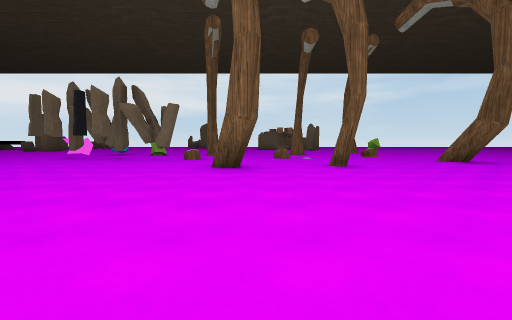
view 1 (above)

12 first-person views from a walk through a 3-D level made in the Unity game engine. The camera is 1.4 m above the floor, tilts 4° down and sees 90° across. The floor is counted in squares, 2.72 m on a side. Each view is taken from the middle of a square. On the plan, view 1 faces up. The plan holds only what a view shows up to about 9 squares ahead; the rest is blank. The place goes on beyond the plan. The player is left out. Some animated figures are not drawn. Some surface patterns are stand-ins.

view 2
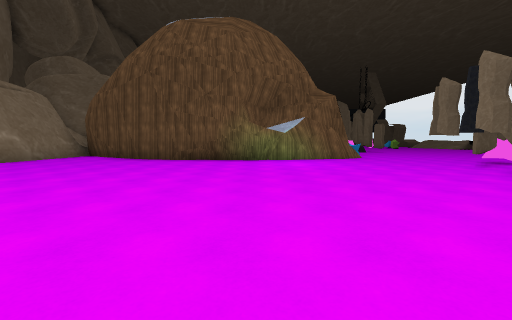

view 3
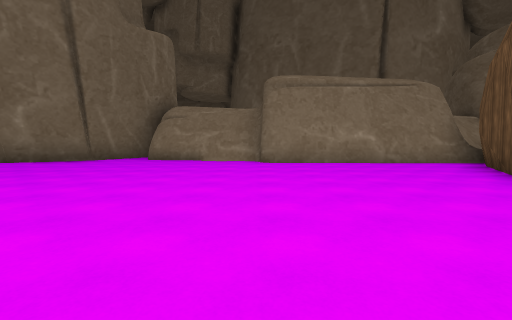

view 4
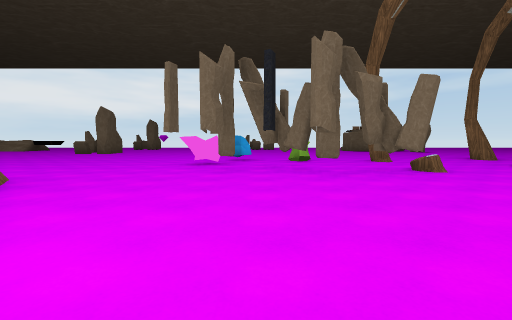

view 5
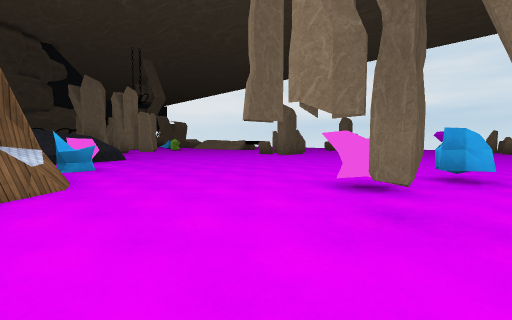

view 6
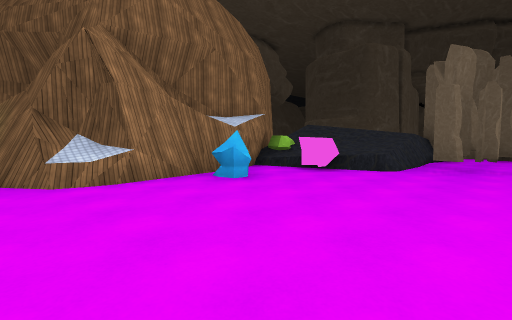

view 7
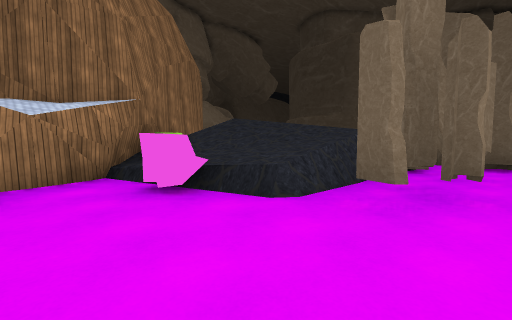

view 8
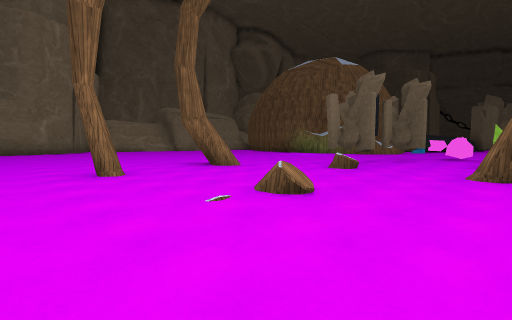

view 9
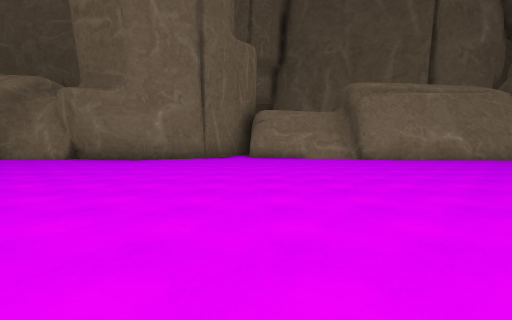

view 10
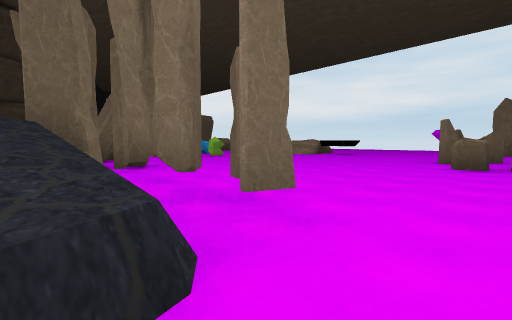

view 11
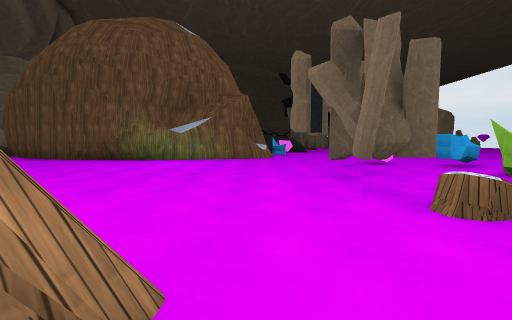

view 12
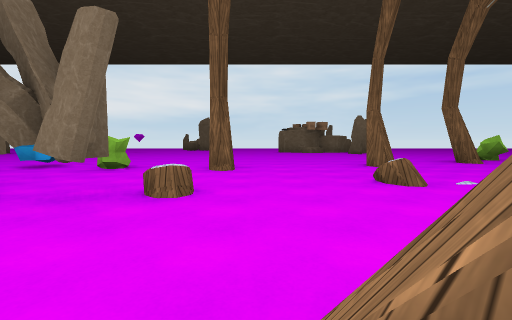

### Floor plan
Points are (right, up) in squares from view 1. A wall is a line through its corners. A room is listed if a view was taken in it or the views show most of it. See-through windows are left out.
Room 1 (views 1, 2, 3, 4, 5, 6, 7, 8, 9, 10, 11, 12)
walls: (-7.3, 3.6) (-7.1, 2.2); (-7.4, 3.9) (-7.4, 3.7) (-7.2, 3) (-7.1, 2.4); (-6.9, 2.1) (-7.9, -0.9); (-7.2, 2.6) (-7.4, 0.6); (-0.8, 5.5) (-0.3, 5.5) (-0.2, 4.9); (-7.5, 3.5) (-7.2, 3.1); (-0.4, 4.7) (-0.9, 5.1); (-7.8, 4.6) (-7.6, 4.2); (-0.4, 5.5) (-0.1, 5.1); (-0.4, 5.5) (-0.1, 5.2); (-7.9, 5.6) (-7, 2.5); (-8.1, 5.6) (-7.9, 4.9) (-7.3, 4.1); (-9.2, 6.5) (-8.4, 6.2); (-9.3, 6.5) (-8.8, 6.4); (-7.8, -0.5) (-8.9, -2.6); (-1.7, 9.7) (-2, 10.1); (-4.1, -3.5) (-4.1, -4); (-4.3, -3.5) (-4, -4.3); (-4.5, -3.5) (-3.8, -3.8); (-4.2, -3.6) (-4.1, -4.3) (-2.7, -4.4); (-8.8, -2.5) (-9.1, -2.8); (-12.1, 5.9) (-11.1, 6.3) (-10.5, 6.2) (-9.3, 6.4) (-8.8, 5.6) (-8.5, 5.8); (-2.6, -4.4) (-1.2, -4.4); (-3.8, -4.6) (-2.8, -4.6); (-12.4, 6) (-11.4, 6.1); (-12.5, 5.9) (-9.3, 6.6) (-9.1, 5.7); (-9.5, -3.4) (-9, -3.4); (-9.7, -3.4) (-4.5, -3.4) (-3.9, -4.1); (-0.4, -5.7) (0.6, -4) (2.2, -3.2) (3.6, -3.3); (-15.5, 8.5) (-12.8, 8.4)
low walls: (-7.2, 2.1) (-7.4, 1.3); (-2.6, -4.2) (-2.1, -4.3); (-12.3, 6.5) (-12.1, 5.9); (-12.8, 8.4) (-12.7, 7.8)
objects: rock (-17, 10); rock (-16, 8) to (-16, 9); rock (-15, 9); rock (-15, 10); rock (-14, 9); rock (-14, 10); rock (-13, 9); other object (-12, 7); other object (-10, 7); rock (-6, 8); other object (-6, 9); other object (-6, 10); rock (-5, 8); rock (-4, 7); rock (-4, 8); other object (-4, 10); rock (-3, 7); rock (-3, 8); rock (-2, 7)

Positions as (right, up) in squares from view 1, and headings:
1: (0, 0), facing up
2: (0, 3), facing left
3: (-4, 3), facing down
4: (-5, 3), facing up
5: (-5, 6), facing up-left
6: (-8, 10), facing down-left
7: (-11, 10), facing down-left
8: (3, 10), facing down-left
9: (-1, 4), facing down
10: (-12, 8), facing up-left
11: (0, 6), facing left
12: (-1, 5), facing up
